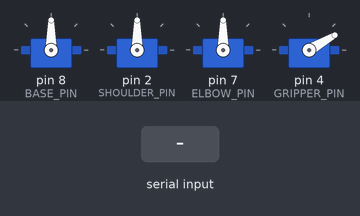
The sketch below on a simulated Arduino Uno, built with avr-gcc and run on an emulated ATmega328P. On the bench: 4 × servo. The inputs (shaded band) are chosen by the test bench. What the sketch prints to the serial monitor is not drawn.

Above: at 1.2 s.
1.3 s: "AUTO\n" received over Serial
At 1.7 s:
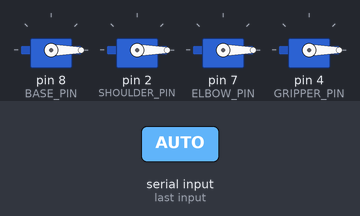
4.3 s: "MOVE 90 45 200 10\n" received over Serial
At 5.5 s:
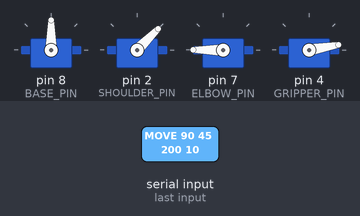
5.8 s: "AUTO90\n" received over Serial
At 6.7 s:
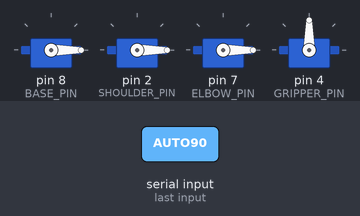
8.8 s: "AUTO,45\n" received over Serial
At 10.7 s:
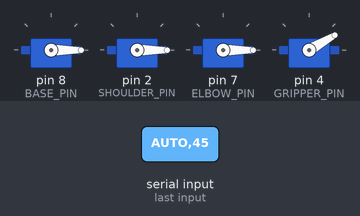
Timing chart, 0 to 12.3 s (numbered marks = the images above; inputs shaded):
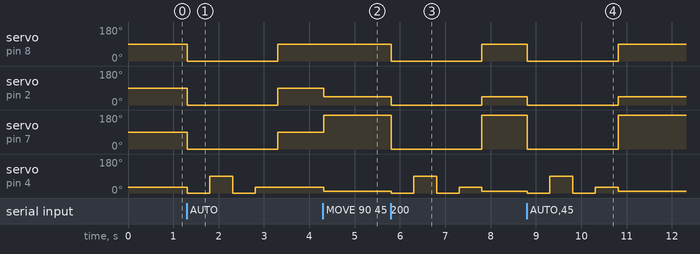

The sketch:

MeArm_Try.ino
```cpp
#include <Servo.h>

Servo base, shoulder, elbow, gripper; //Objekte

//definieren von pin
const int BASE_PIN = 8;
const int SHOULDER_PIN = 2;
const int ELBOW_PIN = 7;
const int GRIPPER_PIN = 4;

int pos[4] = {90, 90, 90, 30}; //Aktuelle Position
int posA[4], posB[4]; //Speicherplätze für a und b

void setup() { //Setup bei start von Programm aufgerufen
  Serial.begin(9600);
  base.attach(BASE_PIN); //Wichtig, weil arduino sonst keine signale senden kann
  shoulder.attach(SHOULDER_PIN);
  elbow.attach(ELBOW_PIN);
  gripper.attach(GRIPPER_PIN);
  moveTo(pos); //Startposition
  Serial.println("READY");
}

void loop() {
  if (Serial.available()) {
    String input = Serial.readStringUntil('\n'); //auslesen Serial input wenn vorhanden, bis zeilenumbruch

    if (input.startsWith("MOVE")) {
      sscanf(input.c_str(), "MOVE %d %d %d %d", &pos[0], &pos[1], &pos[2], &pos[3]);
      moveTo(pos); //Bei eingabe von MOVE gefolgt von 4 Werte bewegt sich arm auf neue Position
    }
    else if (input.startsWith("SAVEA")) {
      memcpy(posA, pos, sizeof(pos));
      Serial.println("SAVED A"); //Bei eingabe von SAVEA wird aktuelle pos in posA gespeichert
    }
    else if (input.startsWith("SAVEB")) {
      memcpy(posB, pos, sizeof(pos));
      Serial.println("SAVED B"); // Selbes mit B
    }
    else if (input.startsWith("AUTO")) {
      runAuto(); //Startet Auto funktion. Automatisches Ablegen von a nach b
    }
  }
}

void moveTo(int p[4]) {
  base.write(p[0]);
  shoulder.write(p[1]);
  elbow.write(p[2]);
  gripper.write(p[3]);
} //bewegt auf gegebene Werte

void runAuto() {
  moveTo(posA); delay(500);
  gripper.write(90); delay(500);   // Greifen
  moveTo(posB); delay(500);
  gripper.write(30); delay(500);   // Ablegen
  moveTo(pos); // Zurück zur Startposition
}//Automatisches anfahren von a, greifen, fahren zu b, ablegen, zurückfahren zu start
```

Measured:
- after the input at 1.3 s, servo on pin 8 (BASE_PIN), servo on pin 2 (SHOULDER_PIN), servo on pin 7 (ELBOW_PIN): 90° → 0° at once, → 90° 2.0 s later; servo on pin 4 (GRIPPER_PIN): 30° → 0° at once, → 90° 0.50 s later, → 0° 0.50 s later, → 30° 0.50 s later
- after the input at 4.3 s, servo on pin 2 (SHOULDER_PIN): 90° → 45° at once; servo on pin 7 (ELBOW_PIN): 90° → 180° at once; servo on pin 4 (GRIPPER_PIN): 30° → 10° at once
- after the input at 5.8 s, servo on pin 8 (BASE_PIN): 90° → 0° at once, → 90° 2.0 s later; servo on pin 2 (SHOULDER_PIN): 45° → 0° at once, → 45° 2.0 s later
- after the input at 8.8 s, servo on pin 8 (BASE_PIN): 90° → 0° at once, → 90° 2.0 s later; servo on pin 2 (SHOULDER_PIN): 45° → 0° at once, → 45° 2.0 s later
